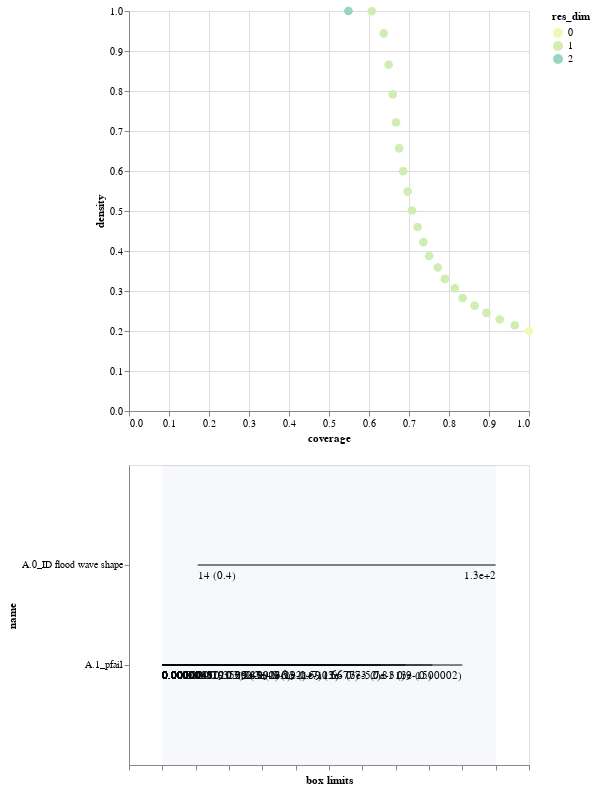

The cell this chart's notebook holds for it:
### Code cell
from ema_workbench.analysis import prim
outcomes_interest = outcomes_df['A1/2_EAD'] > np.percentile(outcomes_df['A1/2_EAD'],80)
outcomes_interest

prim_alg = prim.Prim(experiments, outcomes_interest, threshold=0.7, peel_alpha=0.1)
box1 = prim_alg.find_box()
box1.inspect_tradeoff()

### Figure 1 — Vega-Lite specification as saved in the notebook (floating-point values rounded to 4 significant figures)
{"$schema": "https://vega.github.io/schema/vega-lite/v3.4.0.json", "config": {"mark": {"tooltip": null}, "view": {"height": 300, "width": 400}}, "datasets": {"data-09b6c0670762c8186513711188549811": [{"id": 1, "maximum": 1.0, "minimum": 4.341e-06, "name": "A.1_pfail", "qp_lower": -1, "qp_upper": 1.992e-05, "x1": 4.341e-06, "x2": 0.9}, {"id": 2, "maximum": 1.0, "minimum": 4.341e-06, "name": "A.1_pfail", "qp_lower": -1, "qp_upper": 3.205e-15, "x1": 4.341e-06, "x2": 0.81}, {"id": 3, "maximum": 1.0, "minimum": 4.341e-06, "name": "A.1_pfail", "qp_lower": -1, "qp_upper": 6.606e-31, "x1": 4.341e-06, "x2": 0.729}, {"id": 4, "maximum": 1.0, "minimum": 4.341e-06, "name": "A.1_pfail", "qp_lower": -1, "qp_upper": 2.824e-52, "x1": 4.341e-06, "x2": 0.6561}, {"id": 5, "maximum": 1.0, "minimum": 4.341e-06, "name": "A.1_pfail", "qp_lower": -1, "qp_upper": 3.025e-77, "x1": 4.341e-06, "x2": 0.5904}, {"id": 6, "maximum": 1.0, "minimum": 4.341e-06, "name": "A.1_pfail", "qp_lower": -1, "qp_upper": 1.205e-112, "x1": 4.341e-06, "x2": 0.5313}, {"id": 7, "maximum": 1.0, "minimum": 4.341e-06, "name": "A.1_pfail", "qp_lower": -1, "qp_upper": 1.17e-147, "x1": 4.341e-06, "x2": 0.4782}, {"id": 8, "maximum": 1.0, "minimum": 4.341e-06, "name": "A.1_pfail", "qp_lower": -1, "qp_upper": 1.453e-192, "x1": 4.341e-06, "x2": 0.4303}, {"id": 9, "maximum": 1.0, "minimum": 4.341e-06, "name": "A.1_pfail", "qp_lower": -1, "qp_upper": 2.182e-236, "x1": 4.341e-06, "x2": 0.3873}, {"id": 10, "maximum": 1.0, "minimum": 4.341e-06, "name": "A.1_pfail", "qp_lower": -1, "qp_upper": 3.335e-292, "x1": 4.341e-06, "x2": 0.3485}, {"id": 11, "maximum": 1.0, "minimum": 4.341e-06, "name": "A.1_pfail", "qp_lower": -1, "qp_upper": 0, "x1": 4.341e-06, "x2": 0.3137}, {"id": 12, "maximum": 1.0, "minimum": 4.341e-06, "name": "A.1_pfail", "qp_lower": -1, "qp_upper": 0, "x1": 4.341e-06, "x2": 0.2823}, {"id": 13, "maximum": 1.0, "minimum": 4.341e-06, "name": "A.1_pfail", "qp_lower": -1, "qp_upper": 0, "x1": 4.341e-06, "x2": 0.254}, {"id": 14, "maximum": 1.0, "minimum": 4.341e-06, "name": "A.1_pfail", "qp_lower": -1, "qp_upper": 0, "x1": 4.341e-06, "x2": 0.2286}, {"id": 15, "maximum": 1.0, "minimum": 4.341e-06, "name": "A.1_pfail", "qp_lower": -1, "qp_upper": 0, "x1": 4.341e-06, "x2": 0.2057}, {"id": 16, "maximum": 1.0, "minimum": 4.341e-06, "name": "A.1_pfail", "qp_lower": -1, "qp_upper": 0, "x1": 4.341e-06, "x2": 0.1851}, {"id": 17, "maximum": 1.0, "minimum": 4.341e-06, "name": "A.1_pfail", "qp_lower": -1, "qp_upper": 0, "x1": 4.341e-06, "x2": 0.1666}, {"id": 18, "maximum": 1.0, "minimum": 4.341e-06, "name": "A.1_pfail", "qp_lower": -1, "qp_upper": 0, "x1": 4.341e-06, "x2": 0.1499}, {"id": 19, "maximum": 1.0, "minimum": 4.341e-06, "name": "A.1_pfail", "qp_lower": -1, "qp_upper": 0, "x1": 4.341e-06, "x2": 0.1349}, {"id": 20, "maximum": 1.0, "minimum": 4.341e-06, "name": "A.1_pfail", "qp_lower": -1, "qp_upper": 0, "x1": 4.341e-06, "x2": 0.1214}, {"id": 21, "maximum": 132, "minimum": 0, "name": "A.0_ID flood wave shape", "qp_lower": 0.4049, "qp_upper": -1, "x1": 14, "x2": 132}, {"id": 21, "maximum": 1.0, "minimum": 4.341e-06, "name": "A.1_pfail", "qp_lower": -1, "qp_upper": 0, "x1": 4.341e-06, "x2": 0.1214}], "data-7907f8d51a42a8237a722f966fb3d144": [{"coverage": 1, "density": 0.2, "id": 0, "mass": 1, "mean": 0.2, "res_dim": 0}, {"coverage": 0.9643, "density": 0.2143, "id": 1, "mass": 0.9, "mean": 0.2143, "res_dim": 1}, {"coverage": 0.9267, "density": 0.2288, "id": 2, "mass": 0.81, "mean": 0.2288, "res_dim": 1}, {"coverage": 0.8937, "density": 0.2452, "id": 3, "mass": 0.729, "mean": 0.2452, "res_dim": 1}, {"coverage": 0.864, "density": 0.2634, "id": 4, "mass": 0.6561, "mean": 0.2634, "res_dim": 1}, {"coverage": 0.834, "density": 0.2825, "id": 5, "mass": 0.5904, "mean": 0.2825, "res_dim": 1}, {"coverage": 0.8147, "density": 0.3066, "id": 6, "mass": 0.5313, "mean": 0.3066, "res_dim": 1}, {"coverage": 0.7897, "density": 0.3303, "id": 7, "mass": 0.4782, "mean": 0.3303, "res_dim": 1}, {"coverage": 0.772, "density": 0.3588, "id": 8, "mass": 0.4303, "mean": 0.3588, "res_dim": 1}, {"coverage": 0.7503, "density": 0.3875, "id": 9, "mass": 0.3873, "mean": 0.3875, "res_dim": 1}, {"coverage": 0.736, "density": 0.4223, "id": 10, "mass": 0.3485, "mean": 0.4223, "res_dim": 1}, {"coverage": 0.7213, "density": 0.4599, "id": 11, "mass": 0.3137, "mean": 0.4599, "res_dim": 1}, {"coverage": 0.7073, "density": 0.5012, "id": 12, "mass": 0.2823, "mean": 0.5012, "res_dim": 1}, {"coverage": 0.6967, "density": 0.5486, "id": 13, "mass": 0.254, "mean": 0.5486, "res_dim": 1}, {"coverage": 0.6853, "density": 0.5996, "id": 14, "mass": 0.2286, "mean": 0.5996, "res_dim": 1}, {"coverage": 0.6753, "density": 0.6565, "id": 15, "mass": 0.2057, "mean": 0.6565, "res_dim": 1}, {"coverage": 0.6677, "density": 0.7213, "id": 16, "mass": 0.1851, "mean": 0.7213, "res_dim": 1}, {"coverage": 0.6593, "density": 0.7915, "id": 17, "mass": 0.1666, "mean": 0.7915, "res_dim": 1}, {"coverage": 0.649, "density": 0.8657, "id": 18, "mass": 0.1499, "mean": 0.8657, "res_dim": 1}, {"coverage": 0.637, "density": 0.9442, "id": 19, "mass": 0.1349, "mean": 0.9442, "res_dim": 1}, {"coverage": 0.6067, "density": 0.9995, "id": 20, "mass": 0.1214, "mean": 0.9995, "res_dim": 1}, {"coverage": 0.5487, "density": 1, "id": 21, "mass": 0.1097, "mean": 1, "res_dim": 2}], "data-bb8d07f6df3d47a6a475317795287b23": [{"end": 1, "start": 0}], "data-d751713988987e9331980363e24189ce": []}, "vconcat": [{"data": {"name": "data-7907f8d51a42a8237a722f966fb3d144"}, "encoding": {"color": {"field": "res_dim", "scale": {"range": ["#eff9b6", "#d0edb3", "#97d6b9", "#5dc0c0", "#31a5c2", "#1f80b8", "#2354a3", "#21318d"]}, "type": "ordinal"}, "opacity": {"condition": {"selection": "selector003", "value": 1}, "value": 0.4}, "tooltip": [{"field": "id", "type": "ordinal"}, {"field": "coverage", "format": ".2", "type": "quantitative"}, {"field": "density", "format": ".2", "type": "quantitative"}, {"field": "res_dim", "type": "ordinal"}], "x": {"field": "coverage", "type": "quantitative"}, "y": {"field": "density", "type": "quantitative"}}, "height": 400, "mark": {"size": 75, "type": "circle"}, "selection": {"selector003": {"fields": ["id"], "type": "single"}}, "width": 400}, {"layer": [{"data": {"name": "data-09b6c0670762c8186513711188549811"}, "encoding": {"x": {"axis": {"grid": false, "labels": false, "title": "box limits"}, "field": "x_lower", "scale": {"domain": [0, 1], "padding": 0.1}, "type": "quantitative"}, "x2": {"field": "x_upper"}, "y": {"field": "name", "scale": {"padding": 1}, "type": "nominal"}}, "mark": "rule", "transform": [{"as": "x_lower", "calculate": "(datum.x1-datum.minimum)/(datum.maximum-datum.minimum)"}, {"as": "x_upper", "calculate": "(datum.x2-datum.minimum)/(datum.maximum-datum.minimum)"}, {"filter": {"selection": "selector003"}}], "width": 400}, {"data": {"name": "data-09b6c0670762c8186513711188549811"}, "encoding": {"text": {"field": "text", "type": "ordinal"}, "x": {"axis": {"grid": false, "labels": false, "title": "box limits"}, "field": "x_lower", "scale": {"domain": [0, 1], "padding": 0.1}, "type": "quantitative"}, "x2": {"field": "x_upper"}, "y": {"field": "name", "scale": {"padding": 1}, "type": "nominal"}}, "mark": {"align": "left", "baseline": "top", "dy": 5, "type": "text"}, "transform": [{"as": "x_lower", "calculate": "(datum.x1-datum.minimum)/(datum.maximum-datum.minimum)"}, {"as": "x_upper", "calculate": "(datum.x2-datum.minimum)/(datum.maximum-datum.minimum)"}, {"filter": {"selection": "selector003"}}, {"as": "text", "calculate": "datum.qp_lower>0?format(datum.x1, \".2\")+\" (\"+format(datum.qp_lower, \".1~g\")+\")\" :format(datum.x1, \".2\")"}], "width": 400}, {"data": {"name": "data-09b6c0670762c8186513711188549811"}, "encoding": {"text": {"field": "text", "type": "ordinal"}, "x": {"field": "x_upper", "type": "quantitative"}, "x2": {"field": "x_upper"}, "y": {"field": "name", "scale": {"padding": 1}, "type": "nominal"}}, "mark": {"align": "right", "baseline": "top", "dy": 5, "type": "text"}, "transform": [{"as": "x_lower", "calculate": "(datum.x1-datum.minimum)/(datum.maximum-datum.minimum)"}, {"as": "x_upper", "calculate": "(datum.x2-datum.minimum)/(datum.maximum-datum.minimum)"}, {"filter": {"selection": "selector003"}}, {"as": "text", "calculate": "datum.qp_upper>0?format(datum.x2, \".2\")+\" (\"+format(datum.qp_upper, \".1\")+\")\" :format(datum.x2, \".2\")"}], "width": 400}, {"data": {"name": "data-bb8d07f6df3d47a6a475317795287b23"}, "encoding": {"x": {"field": "start", "type": "quantitative"}, "x2": {"field": "end"}}, "mark": {"opacity": 0.05, "type": "rect"}}, {"data": {"name": "data-d751713988987e9331980363e24189ce"}, "encoding": {"x": {"field": "x", "type": "quantitative"}, "y": {"field": "name", "type": "nominal"}}, "mark": "point", "transform": [{"filter": {"selection": "selector003"}}], "width": 400}, {"data": {"name": "data-d751713988987e9331980363e24189ce"}, "encoding": {"text": {"field": "item", "type": "nominal"}, "x": {"field": "x", "type": "quantitative"}, "y": {"field": "name", "type": "nominal"}}, "mark": {"align": "center", "baseline": "top", "dy": 5, "type": "text"}, "transform": [{"filter": {"selection": "selector003"}}], "width": 400}]}]}
